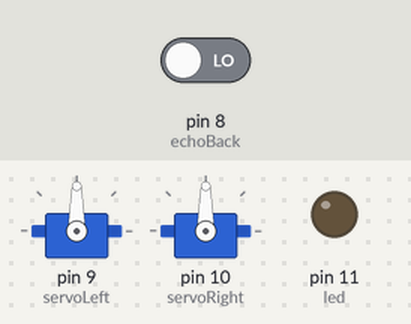
This sketch was run on a simulated Arduino Uno, built with avr-gcc and run on an emulated ATmega328P. Shown: 2 × servo, output pins drawn as LEDs (lit = HIGH). The test bench sets the inputs (shaded band); at power-on: pin 8 (echoBack) LOW. Pins used as bus, display or sensor lines are not drawn; what the sketch prints to the serial monitor is not drawn.

Above: at 5.05 s.
Timing chart, 0 to 12.9 s (numbered marks = the images above):
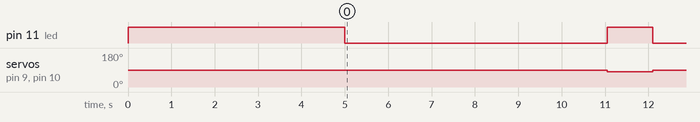

Measured:
- by itself, pin 11 (led): repeats every 6.1 s: HIGH 1.1 s, LOW 5.0 s
- by itself, servo on pin 9 (servoLeft), servo on pin 10 (servoRight): alternates 90° for 5.0 s and 82° for 1.1 s

The sketch:

QuicRun_WP_880_Dual_Brushed_Test_Code_V0_7.ino
```cpp
//Goal: Reformat the code to make it more efficent and add code to determine direction
//Created By: Alexander Ov
//Created On: 9/20/23
//Version 0.7
//Updates:
/*
//General Notes:
"Forward" and "Backward" is arbitarty for now
//Progress Report Notes

*/

//Libraries
#include <Servo.h>                        //Servo lib

//Pin Declerations
const int power = 5;                      //vcc toggle pin decleration(9 also works)
const int trigFront = 3;                  //ultrasonic sensor trig pin decleration
const int echoFront = 4;                  //ultrasonic sensor echo pin decleration

const int trigBack = 7;                   //ultrasonic sensor trigBack pin decleration NOTE CHANGE PINS
const int echoBack = 8;                   //ultrasonic sensor echoBack pin decleration NOTE CHANGE PINS
const int led = 11;                       //led pin decleration

//Object Decleration
Servo servoLeft;                          //Create servo object to control the Battery Transfer Pod's left side DC Motors
Servo servoRight;                         //Create servo object to control the Battery Transfer Pod's right side DC Motors

//Global Variable Decleration
long duration;                            //duration var used for ultrasonic sensor calculations
int distance;                             //distance var used for ultrasonic sensor calculations
long duration2;                            //duration var used for ultrasonic sensor calculations
int distance2;                             //distance var used for ultrasonic sensor calculations
int direction;                            //direction var used to determine which way the motors should spin

//Function Decleration
void senseWall();                         //Function to determine which ultrasonic sensor to use and switch distance

//Setup Function
void setup() {
  Serial.begin(9600);                     //Set baudrate to 9600

  servoLeft.attach(9, 1000, 2000);        //Attaches the motor driver on pin 9 to the servoLeft object (pin, min pulse width, max pulse width in microseconds)
  pinMode(9, OUTPUT);                     //declare pin 9 as OUTPUT (not needed?)

  servoRight.attach(10, 1000, 2000);      //Attaches the motor driver on pin 10 to the servoRight object
  pinMode(10, OUTPUT);                    //declare pin 10 as OUTPUT (not needed?)
  pinMode(led, OUTPUT);                   //LED pin declerartion as OUTPUT
  pinMode(trigFront, OUTPUT);             //trigFront pin declerartion as OUTPUT
  pinMode(echoFront, INPUT);              //echoFront pin declerartion as OUTPUT
  pinMode(power, OUTPUT);                 //power pin declerartion as OUTPUT

  digitalWrite(led,HIGH);                 //Turn on LED for set up
  digitalWrite(power, HIGH);              //Turn on power for set up

  servoLeft.write(90);                    //Set left side motors postion to 90
  servoRight.write(90);                   //Set right side motors postion to 90
  delay(5000);                            //Delay for 5 seconds
  digitalWrite(led,LOW);                  //Turn off LED for set up
  direction = -1;
  Serial.println("Setup complete");       //Print to consle setup is complete
}

//Main Looping Fucntion
void loop() {
  senseWall();                            //Call senseWall function
  if(direction == 1)                      //Check if direction is set as forward
  {
    digitalWrite(led,HIGH);               //Turn on LED for forward movement state
    servoLeft.write(98);                  //Set left side motors postion to 98
    servoRight.write(98);                 //Set right side motors postion to 98
    Serial.println("Moving forward");     //Print to consle motors are moving forward
  }
  else if(direction == -1)                //Check if direction is set as backwards
  {
    digitalWrite(led,HIGH);               //Turn on LED for reverse movement state
    servoLeft.write(82);                  //Set left side motors postion to 82
    servoRight.write(82);                 //Set right side motors postion to 82
    Serial.println("Moving reverse");     //Print to consle motors are moving backwards
  }
  else{                                   //Check if direction not forward or backward
    digitalWrite(led,LOW);                //Turn off LED for no movement state
    servoLeft.write(90);                  //Set left side motors postion to 82
    servoRight.write(90);                 //Set left side motors postion to 82
    Serial.println("Pod reset");          //Print to consle motors are reset
  }
}

//Sense Wall Function
void senseWall()
{
  if(direction == 1)                      //Check if direction is set as forward
  {
    digitalWrite (trigFront, HIGH);       //Turn on send trigger signal to front ultrasonic sensor
    delay(50);                            //Delay for 0.05 seconds to 50 ms
    digitalWrite(trigFront, LOW);         //Turn off send trigger signal to front ultrasonic sensor
    duration = pulseIn(echoFront, HIGH);  //Set duration equal to the pulse reading from the echo of the front ultrasonic sensor
    distance = (duration/2)/29.1;         //Calculate the distance into cm
    if(distance <= 10)                    //Check if the distance is less than or equal to 10 cm  from the front
    {
      direction = 0;                      //Set direction to none to trigger a stop
    }
  }
  else if(direction == -1)                //Check if direction is set as reverse
  {
    digitalWrite (trigBack, HIGH);        //Turn on send trigger signal to back ultrasonic sensor
    delay(50);                            //Delay for 0.05 seconds to 50 ms
    digitalWrite(trigBack, LOW);          //Turn off send trigger signal to back ultrasonic sensor
    duration2 = pulseIn(echoBack, HIGH);  //Set duration equal to the pulse reading from the echo of the back ultrasonic sensor
    distance2 = (duration2/2)/29.1;         //Calculate the distance into cm
    if(distance2 <= 10)                    //Check if the distance is less than or equal to 10 cm from the back
    {
      direction = 0;                      //Set direction to none to trigger a stop
    }
  }
  else{                                   //Check if direction is set as forward
  //                                      //Wait for some verifcation from the raspberry pi
    delay(5000);
    direction = -1;
  }
}
```
